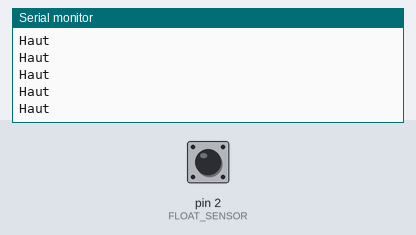
A sketch run on a simulated Arduino Uno, built with avr-gcc and run on an emulated ATmega328P. On the bench: the last lines printed to the serial monitor. The test bench sets the inputs (shaded band); at power-on: pin 2 (FLOAT_SENSOR) HIGH.

Above: at 1.2 s.
1.3 s: pin 2 (FLOAT_SENSOR) driven LOW
At 1.9 s:
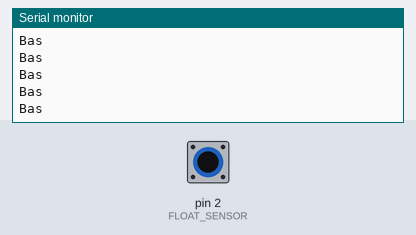
3.2 s: pin 2 (FLOAT_SENSOR) driven HIGH
At 4.0 s:
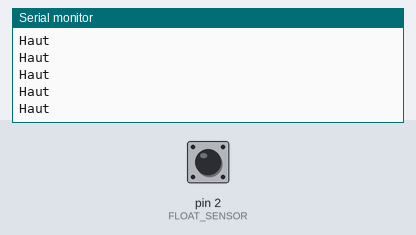

Measured:
- after the input at 1.3 s, the serial monitor: prints a new line after 0.07 s (image 1)

The sketch:

Flotteur.ino
```cpp
#define FLOAT_SENSOR  2     // the number of the pushbutton pin
#define LED           8      // the number of the LED pin

void setup()
{
  // initialize the pushbutton pin as an input:
  pinMode(FLOAT_SENSOR, INPUT_PULLUP);
  Serial.begin(9600);

}

void loop()
{
  if(digitalRead(FLOAT_SENSOR) == HIGH)
  {
    Serial.println("Haut");
  }
  else
  {

   Serial.println("Bas");
  }
}
```
